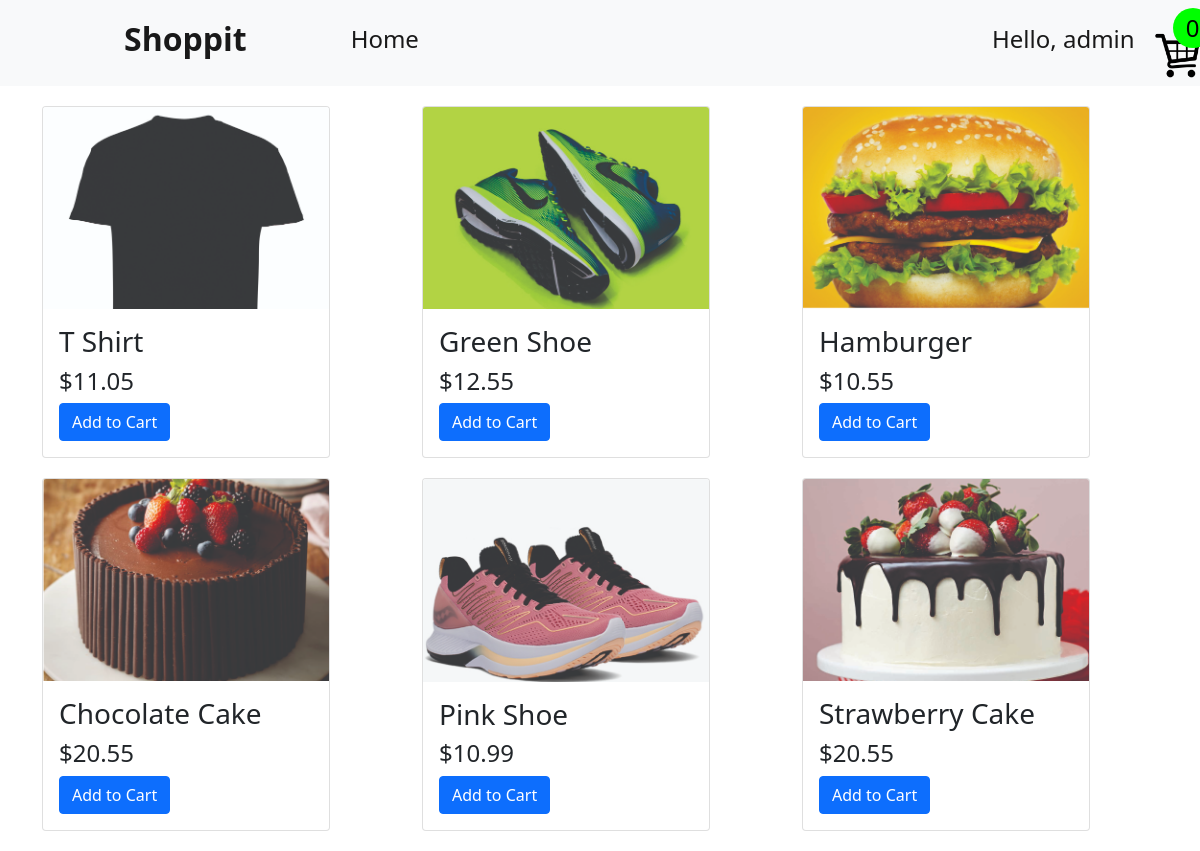
Page /store/store (signed in) on the committed database.
### store/models.py (models this page shows, shortened)
class Cart(models.Model):
    customer = models.ForeignKey(Customer, on_delete=models.CASCADE)
    cart_id = models.UUIDField(default=uuid.uuid4, unique=True, editable=False)
    completed = models.BooleanField(default=False)
    @property
    def get_itemtotal(self):
        cartitems = self.cartitems_set.all()
        total = sum([item.quantity for item in cartitems])
        return total

class Product(models.Model):
    name =  models.CharField(max_length=50)
    price = models.FloatField(default=10.55)
    image = models.ImageField()

### store/views.py (the view)
# urls.py: path('store/', include('store.urls')),
def store(request):
    if request.user.is_authenticated:
        customer = request.user.customer
        cart, created = Cart.objects.get_or_create(customer = customer, completed = False)
        cartitems = cart.cartitems_set.all()
    products = Product.objects.all()
    return render(request, 'store.html', {'products': products, 'cart':cart})

### store/templates/store.html
{% extends 'base.html' %}
{% block content %}
<div class = 'container'>
    <div class = 'row'>
      {% for product in products %}
        <div class = 'col-md-4 col-lg-4'>
          <div class="card" style="width: 18rem;">
              <img src="{{product.image.url}}" class="card-img-top" alt="...">
              <div class="card-body">
                <h3 class="card-title">{{product.name}}</h3>
                <h4 class="card-text">${{product.price}}</h4>
                <a  class="btn btn-primary addtocart" data-action = "add" data-product = "{{product.id}}">Add to Cart</a>
              </div>
            </div>
        </div>
        {% endfor %}
    </div>
</div>
{% endblock %}

### store/templates/base.html (shortened to what this page needs)
<!DOCTYPE html>
<html lang="en">
    {% load static %}
<head>
    <link href="https://cdn.jsdelivr.net/npm/bootstrap@5.0.0-beta3/dist/css/bootstrap.min.css" rel="stylesheet">
    <link rel="stylesheet" href="https://cdn.jsdelivr.net/npm/uikit@3.6.22/dist/css/uikit.min.css" />
    <link rel ='stylesheet' href = "{% static 'css/style.css' %}">
</head>
<body>
    <nav class="navbar navbar-expand-lg navbar-light bg-light">
        <div class="container-fluid">
          <a class="navbar-brand" href="#"><h2><strong>Shoppit</strong></h2></a>
          <div class="collapse navbar-collapse" id="navbarSupportedContent">
            <ul class="navbar-nav me-auto mb-2 mb-lg-0">
              <li class="nav-item">
                <a class="nav-link active" aria-current="page" href="{% url 'store' %}"><h4>Home</h4></a>
              </li>
              <li class="nav-item">
                <a class="nav-link active" aria-current="page" href=""><h4>Hello, {{user}}</h4></a>
              </li>
            </ul>
            <form class="d-flex">
              <a href = "{% url 'cart' %}">
                <div class ='cart_container'>
                <img src = "{% static 'image/cart1.png' %}">
                <div class = 'cart-item-count'><h4>{{cart.get_itemtotal}}</h4></div>
            </div>
          </a>
            </form>
          </div>
        </div>
      </nav>
      {% block content %}
      {% endblock %}
</body>
</html>

### store/static/css/style.css (style rules this page uses)
* { padding: 0px; margin: 0px; box-sizing: border-box; }
.navbar-nav { width: 800px !important; justify-content: space-between !important; }
.me-auto { margin-left: 5rem !important; }
.navbar-brand { margin-left: 7rem; }
.container-fluid { display: flex !important; justify-content: space-evenly; }
.container { margin: auto; margin-top: 20px; }
.col-md-, .col-lg-4 { margin-bottom: 20px; }
.cart_container { width: 70px; height: 70px; border-radius: 5px; display: flex; flex-direction: column; align-items: center; justify-content: end; position: relative; }
.cart_container img { width: 65%; height: 65%; }
.cart-item-count { width: 40px; height: 40px; border-radius: 50%; background-color: lime; position: absolute; top: 0px; right: 0px; display: flex; align-items: center; justify-content: center; color: black }
.cart-item-count h4 { margin: 0px !important; }

### rows in the picture
Cart: get_itemtotal "0"
Product: image (picture), name "T Shirt", price "11.05"
Product: image (picture), name "Green Shoe", price "12.55"
Product: image (picture), name "Hamburger", price "10.55"
Product: image (picture), name "Chocolate Cake", price "20.55"
Product: image (picture), name "Pink Shoe", price "10.99"
Product: image (picture), name "Strawberry Cake", price "20.55"

### other values in the picture
{{ user }} "admin"
